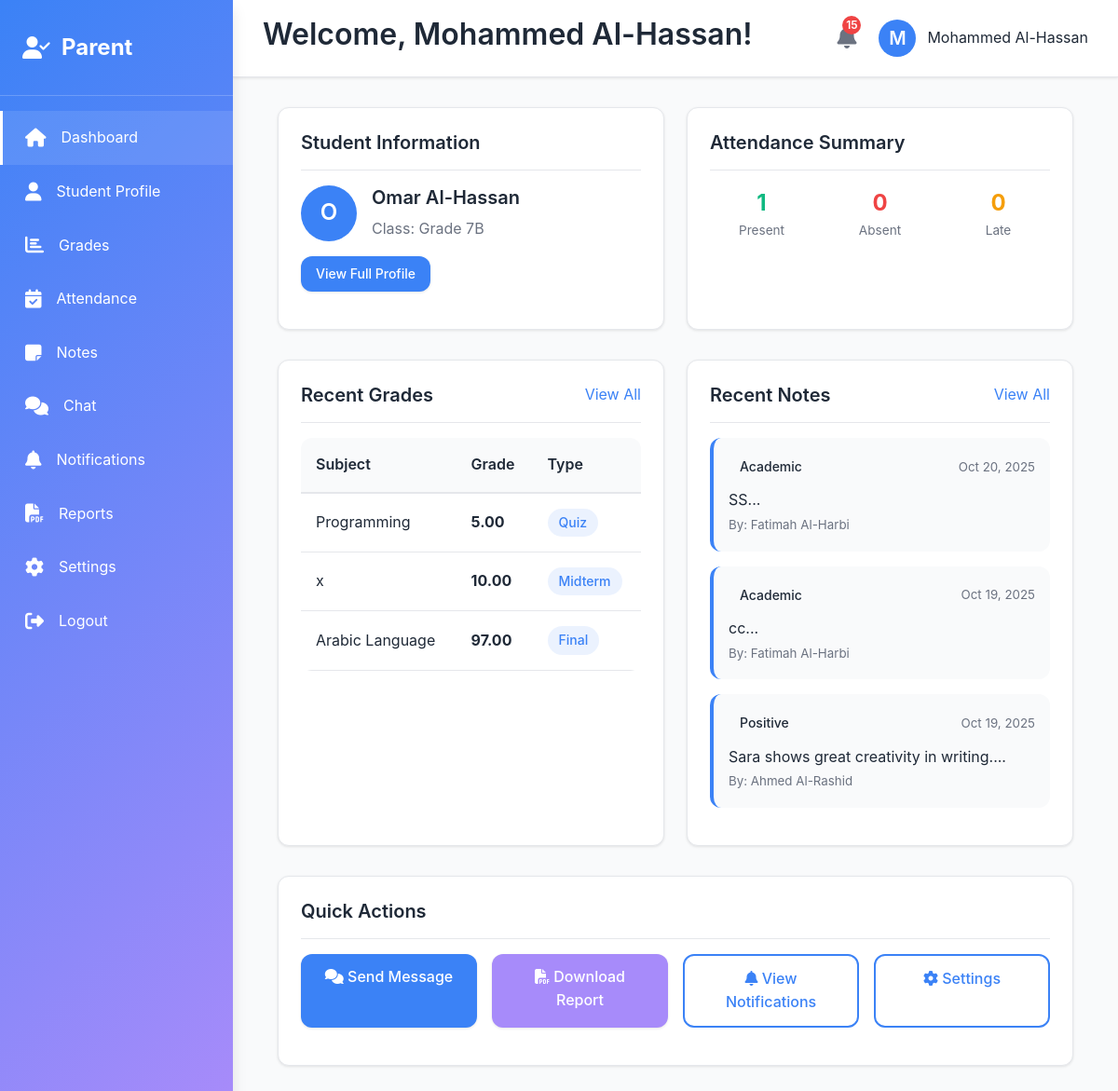
/parent/dashboard.php (signed in), run on the app's committed database.
### tables this page shows
CREATE TABLE `users` (
  `id` int(11) NOT NULL,
  `username` varchar(100) NOT NULL,
  `password` varchar(255) NOT NULL,
  `email` varchar(100) NOT NULL,
  `full_name` varchar(150) NOT NULL,
  `role` enum('admin','teacher','counselor','parent','student') NOT NULL,
  `phone` varchar(20) DEFAULT NULL,
  `profile_picture` varchar(255) DEFAULT NULL,
  `created_at` timestamp NOT NULL DEFAULT current_timestamp(),
  `updated_at` timestamp NOT NULL DEFAULT current_timestamp() ON UPDATE current_timestamp(),
  `is_active` tinyint(4) DEFAULT 1
);

CREATE TABLE `students` (
  `id` int(11) NOT NULL,
  `user_id` int(11) NOT NULL,
  `student_id` varchar(50) NOT NULL,
  `date_of_birth` date DEFAULT NULL,
  `gender` enum('Male','Female') NOT NULL,
  `class_name` varchar(50) DEFAULT NULL,
  `guardian_id` int(11) DEFAULT NULL,
  `health_info` text DEFAULT NULL,
  `created_at` timestamp NOT NULL DEFAULT current_timestamp()
);

CREATE TABLE `grades` (
  `id` int(11) NOT NULL,
  `student_id` int(11) NOT NULL,
  `subject` varchar(100) DEFAULT NULL,
  `grade` decimal(5,2) DEFAULT NULL,
  `exam_type` varchar(50) DEFAULT NULL,
  `date_recorded` date DEFAULT NULL,
  `teacher_id` int(11) DEFAULT NULL,
  `created_at` timestamp NOT NULL DEFAULT current_timestamp()
);

CREATE TABLE `notes` (
  `id` int(11) NOT NULL,
  `student_id` int(11) NOT NULL,
  `teacher_id` int(11) NOT NULL,
  `note_type` enum('academic','behavioral','positive','warning') NOT NULL,
  `subject` varchar(100) DEFAULT NULL,
  `details` text NOT NULL,
  `importance_level` enum('low','medium','high') DEFAULT 'medium',
  `created_at` timestamp NOT NULL DEFAULT current_timestamp()
);

### includes/functions.php (called while the page is built, shortened)
<?php
function getStudentNotes($student_id, $conn, $limit = 10) {
    $query = "SELECT n.*, u.full_name as teacher_name FROM notes n
              JOIN users u ON n.teacher_id = u.id
              WHERE n.student_id = ?
              ORDER BY n.created_at DESC
              LIMIT ?";
    $stmt = $conn->prepare($query);
    $stmt->bind_param("ii", $student_id, $limit);
    $stmt->execute();
    $result = $stmt->get_result();
    $notes = [];
    while ($row = $result->fetch_assoc()) {
        $notes[] = $row;
    }
    return $notes;
}
function getStudentGrades($student_id, $conn) {
    $query = "SELECT * FROM grades WHERE student_id = ? ORDER BY date_recorded DESC";
    $stmt = $conn->prepare($query);
    $stmt->bind_param("i", $student_id);
    $stmt->execute();
    $result = $stmt->get_result();
    $grades = [];
    while ($row = $result->fetch_assoc()) {
        $grades[] = $row;
    }
    return $grades;
}
function getUnreadNotificationsCount($user_id, $conn) {
    $query = "SELECT COUNT(*) as count FROM notifications WHERE user_id = ? AND is_read = 0";
    $stmt = $conn->prepare($query);
    $stmt->bind_param("i", $user_id);
    $stmt->execute();
    $result = $stmt->get_result();
    $row = $result->fetch_assoc();
    return $row['count'];
}
function formatDate($date) {
    return date('M d, Y', strtotime($date));
}
?>

### parent/dashboard.php (the view, shortened to what this page needs)
<?php
require_once '../includes/db_config.php';
require_once '../includes/functions.php';
$user_id = $_SESSION['user_id'];
$full_name = $_SESSION['full_name'];
$student_query = "SELECT s.*, u.full_name FROM students s
                  JOIN users u ON s.user_id = u.id
                  WHERE s.guardian_id = ?";
$student_stmt = $conn->prepare($student_query);
$student_stmt->bind_param("i", $user_id);
$student_stmt->execute();
$student_result = $student_stmt->get_result();
$student = $student_result->fetch_assoc();
$notes = getStudentNotes($student['id'] ?? 0, $conn, 5);
$grades = getStudentGrades($student['id'] ?? 0, $conn);
$unread_count = getUnreadNotificationsCount($user_id, $conn);
$attendance_query = "SELECT
                        COUNT(*) as total,
                        SUM(CASE WHEN status = 'present' THEN 1 ELSE 0 END) as present,
                        SUM(CASE WHEN status = 'absent' THEN 1 ELSE 0 END) as absent,
                        SUM(CASE WHEN status = 'late' THEN 1 ELSE 0 END) as late
                    FROM attendance
                    WHERE student_id = ?";
$attendance_stmt = $conn->prepare($attendance_query);
$student_id = $student['id'] ?? 0;
$attendance_stmt->bind_param("i", $student_id);
$attendance_stmt->execute();
$attendance_result = $attendance_stmt->get_result();
$attendance_summary = $attendance_result->fetch_assoc();
?>
<!DOCTYPE html>
<html lang="en">
<head>
    <link rel="stylesheet" href="/student_portal/assets/css/style.css">
    <link rel="stylesheet" href="https://cdnjs.cloudflare.com/ajax/libs/font-awesome/6.4.0/css/all.min.css">
</head>
<body>
    <div class="dashboard-container">
        <aside class="sidebar">
            <div class="sidebar-logo">
                <i class="fa-solid fa-user-check"></i>
                <span>Parent</span>
            </div>
            <nav>
                <ul class="sidebar-menu">
                    <li><a href="/student_portal/parent/dashboard.php" class="active"><i class="fas fa-home"></i> Dashboard</a></li>
                    <li><a href="/student_portal/parent/profile.php"><i class="fas fa-user"></i> Student Profile</a></li>
                    <li><a href="/student_portal/parent/grades.php"><i class="fas fa-chart-bar"></i> Grades</a></li>
                    <li><a href="/student_portal/parent/attendance.php"><i class="fas fa-calendar-check"></i> Attendance</a></li>
                    <li><a href="/student_portal/parent/notes.php"><i class="fas fa-sticky-note"></i> Notes</a></li>
                    <li><a href="/student_portal/parent/chat.php"><i class="fas fa-comments"></i> Chat</a></li>
                    <li><a href="/student_portal/parent/notifications.php"><i class="fas fa-bell"></i> Notifications</a></li>
                    <li><a href="/student_portal/parent/reports.php"><i class="fas fa-file-pdf"></i> Reports</a></li>
                    <li><a href="/student_portal/parent/settings.php"><i class="fas fa-cog"></i> Settings</a></li>
                    <li><a href="/student_portal/logout.php"><i class="fas fa-sign-out-alt"></i> Logout</a></li>
                </ul>
            </nav>
        </aside>
        <div class="main-content">
            <header class="header">
                <div class="header-left">
                    <h2>Welcome, <?php echo htmlspecialchars($full_name); ?>!</h2>
                </div>
                <div class="header-right">
                    <div class="notification-bell">
                        <i class="fas fa-bell"></i>
                        <?php if ($unread_count > 0): ?>
                            <span class="notification-badge"><?php echo $unread_count; ?></span>
                        <?php endif; ?>
                    </div>
                    <div class="user-profile">
                        <div class="profile-picture"><?php echo strtoupper(substr($full_name, 0, 1)); ?></div>
                        <span><?php echo htmlspecialchars($full_name); ?></span>
                    </div>
                </div>
            </header>
            <div class="content">
                <div class="container">
                    <div class="grid grid-2">
                        <div class="card">
                            <div class="card-header">
                                <h3 class="card-title">Student Information</h3>
                            </div>
                            <div class="card-body">
                                <div style="display: flex; align-items: center; gap: 1rem; margin-bottom: 1rem;">
                                    <div class="profile-picture" style="width: 60px; height: 60px; font-size: 1.5rem;">
                                        <?php echo strtoupper(substr($student['full_name'] ?? 'N', 0, 1)); ?>
                                    </div>
                                    <div>
                                        <h4><?php echo htmlspecialchars($student['full_name'] ?? 'Not Assigned'); ?></h4>
                                        <p style="margin: 0; color: var(--text-light);">Class: <?php echo htmlspecialchars($student['class_name'] ?? 'N/A'); ?></p>
                                    </div>
                                </div>
                                <a href="/student_portal/parent/profile.php" class="btn btn-primary btn-sm">View Full Profile</a>
                            </div>
                        </div>
                        <div class="card">
                            <div class="card-header">
                                <h3 class="card-title">Attendance Summary</h3>
                            </div>
                            <div class="card-body">
                                <div style="display: grid; grid-template-columns: repeat(3, 1fr); gap: 1rem; text-align: center;">
                                    <div>
                                        <div style="font-size: 1.5rem; font-weight: 700; color: var(--success-color);">
                                            <?php echo $attendance_summary['present'] ?? 0; ?>
                                        </div>
                                        <div style="font-size: 0.85rem; color: var(--text-light);">Present</div>
                                    </div>
                                    <div>
                                        <div style="font-size: 1.5rem; font-weight: 700; color: var(--danger-color);">
                                            <?php echo $attendance_summary['absent'] ?? 0; ?>
                                        </div>
                                        <div style="font-size: 0.85rem; color: var(--text-light);">Absent</div>
                                    </div>
                                    <div>
                                        <div style="font-size: 1.5rem; font-weight: 700; color: var(--warning-color);">
                                            <?php echo $attendance_summary['late'] ?? 0; ?>
                                        </div>
                                        <div style="font-size: 0.85rem; color: var(--text-light);">Late</div>
                                    </div>
                                </div>
                            </div>
                        </div>
                    </div>
                    <div class="grid grid-2" style="margin-top: 2rem;">
                        <div class="card">
                            <div class="card-header">
                                <h3 class="card-title">Recent Grades</h3>
                                <a href="/student_portal/parent/grades.php" style="color: var(--primary-color);">View All</a>
                            </div>
                            <div class="card-body">
                                <?php if (!empty($grades)): ?>
                                    <div class="table-responsive">
                                        <table>
                                            <thead>
                                                <tr>
                                                    <th>Subject</th>
                                                    <th>Grade</th>
                                                    <th>Type</th>
                                                </tr>
                                            </thead>
                                            <tbody>
                                                <?php foreach (array_slice($grades, 0, 5) as $grade): ?>
                                                    <tr>
                                                        <td><?php echo htmlspecialchars($grade['subject']); ?></td>
                                                        <td><strong><?php echo number_format($grade['grade'], 2); ?></strong></td>
                                                        <td><span class="badge badge-primary"><?php echo htmlspecialchars($grade['exam_type']); ?></span></td>
                                                    </tr>
                                                <?php endforeach; ?>
                                            </tbody>
                                        </table>
                                    </div>
                                <?php else: ?>
                                    <p style="text-align: center; color: var(--text-light);">No grades available yet</p>
                                <?php endif; ?>
                            </div>
                        </div>
                        <div class="card">
                            <div class="card-header">
                                <h3 class="card-title">Recent Notes</h3>
                                <a href="/student_portal/parent/notes.php" style="color: var(--primary-color);">View All</a>
                            </div>
                            <div class="card-body">
                                <?php if (!empty($notes)): ?>
                                    <div style="display: flex; flex-direction: column; gap: 1rem;">
                                        <?php foreach (array_slice($notes, 0, 3) as $note): ?>
                                            <div style="padding: 1rem; background-color: var(--background-color); border-radius: var(--border-radius); border-left: 4px solid var(--primary-color);">
                                                <div style="display: flex; justify-content: space-between; align-items: center; margin-bottom: 0.5rem;">
                                                    <span class="badge badge-<?php echo $note['note_type']; ?>">
                                                        <?php echo ucfirst($note['note_type']); ?>
                                                    </span>
                                                    <small style="color: var(--text-light);"><?php echo formatDate($note['created_at']); ?></small>
                                                </div>
                                                <p style="margin: 0; color: var(--text-color);"><?php echo htmlspecialchars(substr($note['details'], 0, 100)); ?>...</p>
                                                <small style="color: var(--text-light);">By: <?php echo htmlspecialchars($note['teacher_name']); ?></small>
                                            </div>
                                        <?php endforeach; ?>
                                    </div>
                                <?php else: ?>
                                    <p style="text-align: center; color: var(--text-light);">No notes yet</p>
                                <?php endif; ?>
                            </div>
                        </div>
                    </div>
                    <div class="card" style="margin-top: 2rem;">
                        <div class="card-header">
                            <h3 class="card-title">Quick Actions</h3>
                        </div>
                        <div class="card-body">
                            <div style="display: grid; grid-template-columns: repeat(auto-fit, minmax(150px, 1fr)); gap: 1rem;">
                                <a href="/student_portal/parent/chat.php" class="btn btn-primary">
                                    <i class="fas fa-comments"></i> Send Message
                                </a>
                                <a href="/student_portal/parent/reports.php" class="btn btn-secondary">
                                    <i class="fas fa-file-pdf"></i> Download Report
                                </a>
                                <a href="/student_portal/parent/notifications.php" class="btn btn-outline">
                                    <i class="fas fa-bell"></i> View Notifications
                                </a>
                                <a href="/student_portal/parent/settings.php" class="btn btn-outline">
                                    <i class="fas fa-cog"></i> Settings
                                </a>
                            </div>
                        </div>
                    </div>
                </div>
            </div>
        </div>
    </div>
</body>
</html>

### data on the page
users: full_name "O", full_name "Omar Al-Hassan"
students: class_name "Grade 7B"
grades: subject "Programming", grade "5.00", exam_type "Quiz"
grades: subject "x", grade "10.00", exam_type "Midterm"
grades: subject "Arabic Language", grade "97.00", exam_type "Final"
notes: note_type "Academic", created_at "Oct 20, 2025", details "SS", teacher.full_name "Fatimah Al-Harbi"
notes: note_type "Academic", created_at "Oct 19, 2025", details "cc", teacher.full_name "Fatimah Al-Harbi"
notes: note_type "Positive", created_at "Oct 19, 2025", details "Sara shows great creativity in writing.", teacher.full_name "Ahmed Al-Rashid"

### other printed values
$full_name "Mohammed Al-Hassan"
$unread_count "15"
substr($full_name, 0, 1) "M"
$attendance_summary['present'] "1"
$attendance_summary['absent'] "0"
$attendance_summary['late'] "0"
